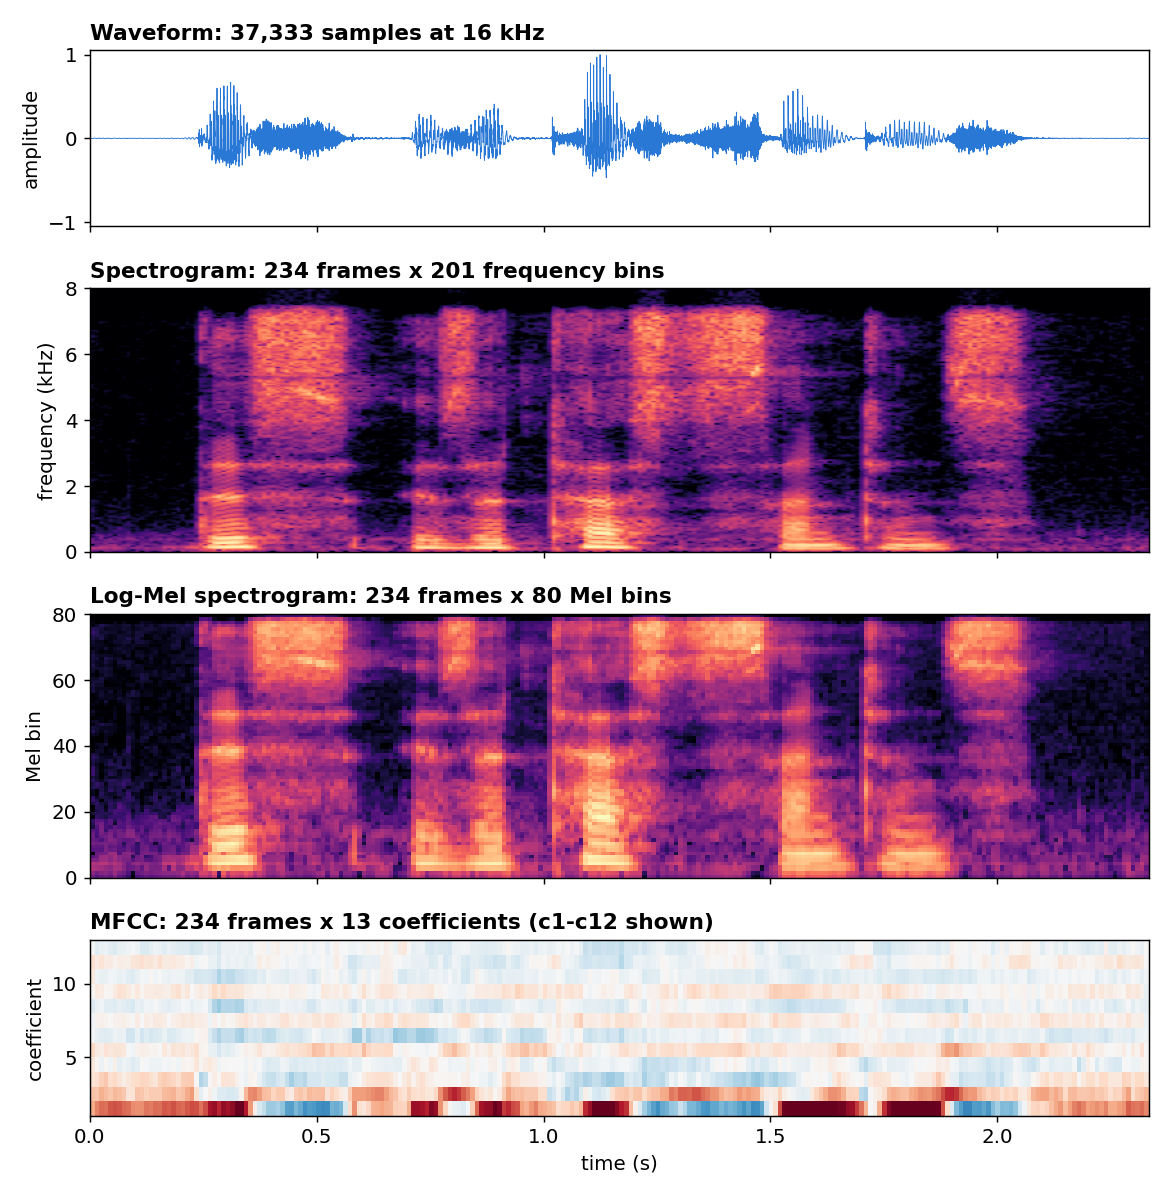

This chart was generated by the following Python code:
# 09b-audio.mdx 의 "같은 발화의 네 가지 표현" 그림을 만든다.
#
# 입력 음성: Wikimedia Commons, "LL-Q1860 (eng)-Foobarista2-this is a test sentence.wav" (CC0)
#   https://commons.wikimedia.org/wiki/File:LL-Q1860_(eng)-Foobarista2-this_is_a_test_sentence.wav
# 사용: python3 week09-audio-representations.py <입력.wav> <출력.png>
# 필요: numpy, matplotlib

import sys
import wave

import numpy as np
import matplotlib

matplotlib.use("Agg")
import matplotlib.pyplot as plt

SR = 16000  # 목표 sampling rate
WIN = 400  # 25 ms window
HOP = 160  # 10 ms hop
N_MEL = 80
N_MFCC = 13


def load_mono(path):
    with wave.open(path, "rb") as w:
        sr, n, ch, width = w.getframerate(), w.getnframes(), w.getnchannels(), w.getsampwidth()
        raw = w.readframes(n)
    assert width == 2, "16-bit PCM만 지원"
    x = np.frombuffer(raw, dtype="<i2").astype(np.float64) / 32768.0
    if ch > 1:
        x = x.reshape(-1, ch).mean(axis=1)
    return x, sr


def resample_integer(x, sr, target):
    """정수 배 decimation. 먼저 windowed-sinc 저역 통과 필터로 aliasing을 막는다."""
    factor = sr // target
    assert sr == target * factor, "정수 배 관계만 지원"
    if factor == 1:
        return x
    taps = 255
    n = np.arange(taps) - (taps - 1) / 2
    cutoff = 0.45 / factor  # 정규화 주파수 (cycles/sample)
    h = 2 * cutoff * np.sinc(2 * cutoff * n) * np.hamming(taps)
    h /= h.sum()
    return np.convolve(x, h, mode="same")[::factor]


def stft_power(x):
    pad = WIN // 2
    x = np.pad(x, (pad, pad), mode="reflect")
    n_frames = 1 + (len(x) - WIN) // HOP
    idx = np.arange(WIN)[None, :] + HOP * np.arange(n_frames)[:, None]
    frames = x[idx] * np.hanning(WIN)[None, :]
    return np.abs(np.fft.rfft(frames, n=WIN, axis=1)) ** 2  # (frames, 201)


def hz_to_mel(f):
    return 2595.0 * np.log10(1.0 + f / 700.0)


def mel_to_hz(m):
    return 700.0 * (10.0 ** (m / 2595.0) - 1.0)


def mel_filterbank(n_bins):
    freqs = np.linspace(0, SR / 2, n_bins)
    edges = mel_to_hz(np.linspace(hz_to_mel(0.0), hz_to_mel(SR / 2), N_MEL + 2))
    fb = np.zeros((N_MEL, n_bins))
    for m in range(N_MEL):
        lo, mid, hi = edges[m], edges[m + 1], edges[m + 2]
        up = (freqs - lo) / (mid - lo)
        down = (hi - freqs) / (hi - mid)
        fb[m] = np.clip(np.minimum(up, down), 0, None)
    return fb


def dct2_ortho(x):
    """마지막 축에 대한 orthonormal DCT-II."""
    n = x.shape[-1]
    k = np.arange(n)[:, None]
    basis = np.cos(np.pi * (np.arange(n)[None, :] + 0.5) * k / n) * np.sqrt(2.0 / n)
    basis[0] /= np.sqrt(2.0)
    return x @ basis.T


def main(src, dst):
    x, sr = load_mono(src)
    x = resample_integer(x, sr, SR)
    x = x / np.max(np.abs(x))

    power = stft_power(x)
    mel = power @ mel_filterbank(power.shape[1]).T
    log_spec = 10 * np.log10(power + 1e-10)
    log_mel = 10 * np.log10(mel + 1e-10)
    mfcc = dct2_ortho(np.log(mel + 1e-10))[:, :N_MFCC]

    dur = len(x) / SR
    n_frames = power.shape[0]
    top = log_spec.max()

    plt.rcParams.update({"font.size": 11, "axes.titlesize": 12, "axes.titleweight": "bold"})
    fig, ax = plt.subplots(4, 1, figsize=(9, 9.2), sharex=True, gridspec_kw={"height_ratios": [1, 1.5, 1.5, 1]})

    ax[0].plot(np.arange(len(x)) / SR, x, color="#2a78d6", linewidth=0.5)
    ax[0].set_title("Waveform: %s samples at 16 kHz" % format(len(x), ","), loc="left")
    ax[0].set_ylabel("amplitude")
    ax[0].set_ylim(-1.05, 1.05)

    ax[1].imshow(log_spec.T, origin="lower", aspect="auto", cmap="magma", vmin=top - 80, vmax=top,
                 extent=[0, dur, 0, SR / 2000])
    ax[1].set_title("Spectrogram: %d frames x %d frequency bins" % (n_frames, power.shape[1]), loc="left")
    ax[1].set_ylabel("frequency (kHz)")

    ax[2].imshow(log_mel.T, origin="lower", aspect="auto", cmap="magma", vmin=log_mel.max() - 80,
                 vmax=log_mel.max(), extent=[0, dur, 0, N_MEL])
    ax[2].set_title("Log-Mel spectrogram: %d frames x %d Mel bins" % (n_frames, N_MEL), loc="left")
    ax[2].set_ylabel("Mel bin")

    lim = np.percentile(np.abs(mfcc[:, 1:]), 99)
    ax[3].imshow(mfcc[:, 1:].T, origin="lower", aspect="auto", cmap="RdBu_r", vmin=-lim, vmax=lim,
                 extent=[0, dur, 1, N_MFCC])
    ax[3].set_title("MFCC: %d frames x %d coefficients (c1-c%d shown)" % (n_frames, N_MFCC, N_MFCC - 1), loc="left")
    ax[3].set_ylabel("coefficient")
    ax[3].set_xlabel("time (s)")
    ax[3].set_xlim(0, dur)

    fig.tight_layout()
    fig.savefig(dst, dpi=130, facecolor="white")
    print("samples", len(x), "duration", round(dur, 3), "frames", n_frames, "bins", power.shape[1])


if __name__ == "__main__":
    main(sys.argv[1], sys.argv[2])
